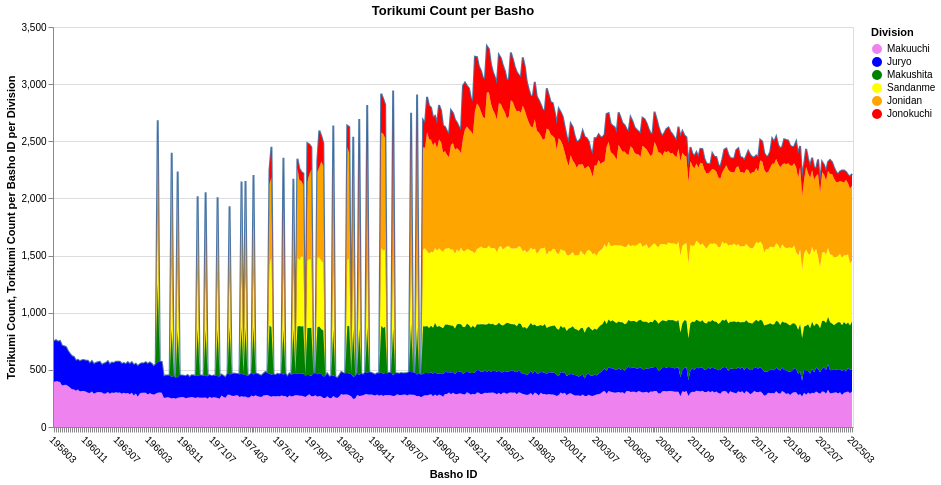

This figure's notebook cell:
### Code cell
torikumi_count_by_basho_chart + torikumi_count_by_basho_by_division_chart

### Figure 1 — Vega-Lite specification as saved in the notebook (floating-point values rounded to 4 significant figures; data arrays with more than 128 entries replaced by an {"elided": "..."} marker saying what was removed)
{"config": {"view": {"continuousWidth": 300, "continuousHeight": 300}}, "layer": [{"data": {"name": "data-840374130b4bc695c840df693bf71c17"}, "mark": {"type": "line"}, "encoding": {"x": {"axis": {"labelAngle": 45, "labelOverlap": true}, "field": "bashoId", "title": "Basho ID", "type": "nominal"}, "y": {"field": "torikumiCount", "title": "Torikumi Count", "type": "quantitative"}}, "title": "Torikumi Count per Basho"}, {"data": {"name": "data-aacde360231047ed609fbe4bd9854598"}, "mark": {"type": "area"}, "encoding": {"color": {"field": "division", "legend": {"title": "Division"}, "scale": {"domain": ["Makuuchi", "Juryo", "Makushita", "Sandanme", "Jonidan", "Jonokuchi"], "range": ["violet", "blue", "green", "yellow", "orange", "red"]}, "type": "nominal"}, "order": {"field": "divisionOrder", "type": "quantitative"}, "x": {"axis": {"labelAngle": 45, "labelOverlap": true}, "field": "bashoId", "title": "Basho ID", "type": "nominal"}, "y": {"field": "torikumiCount", "stack": true, "title": "Torikumi Count per Basho ID per Division", "type": "quantitative"}}, "title": "Torikumi Count per Basho per Division"}], "height": 400, "width": 800, "$schema": "https://vega.github.io/schema/vega-lite/v5.20.1.json", "datasets": {"data-840374130b4bc695c840df693bf71c17": {"elided": "401 records"}, "data-aacde360231047ed609fbe4bd9854598": {"elided": "1814 records"}}}
